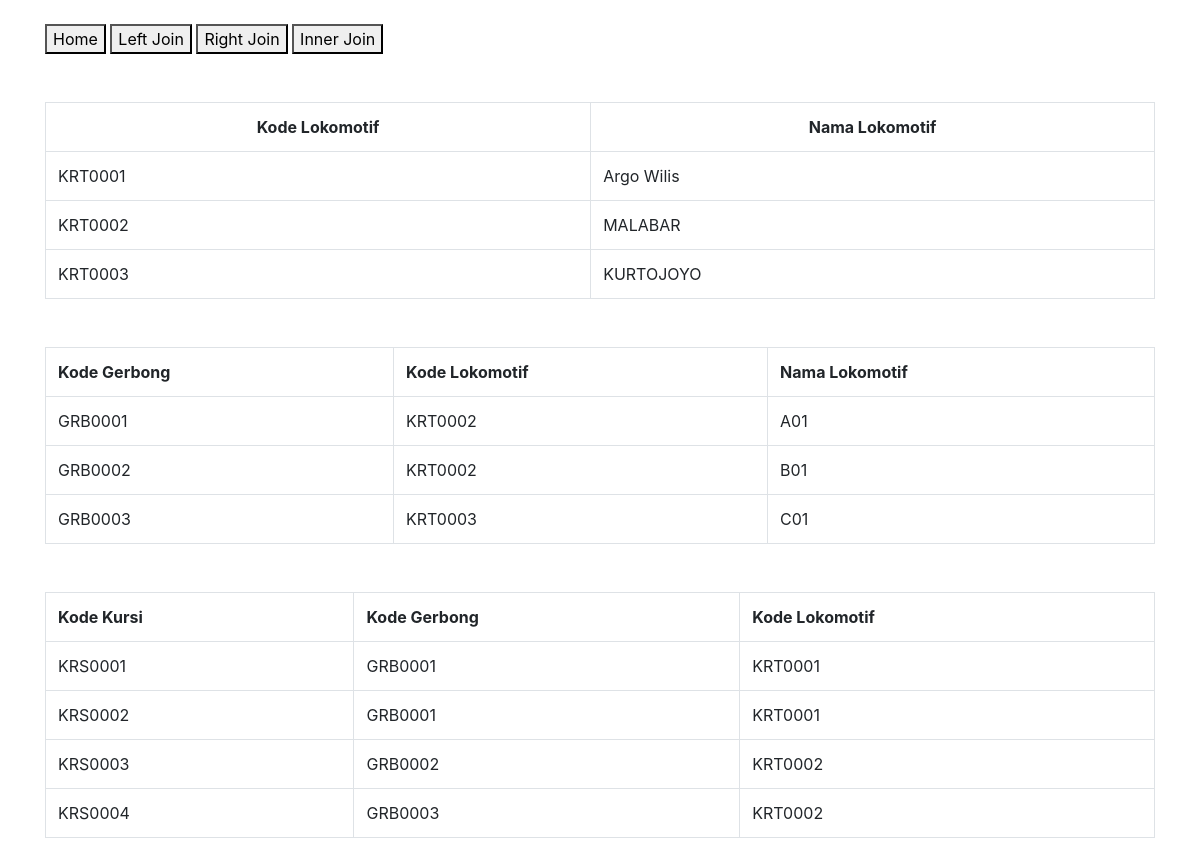
The page / on the database its author committed.
### tables this page shows
CREATE TABLE `lokomotif`  (
  `kd_kereta` varchar(255) NOT NULL,
  `nama` varchar(255) NULL DEFAULT NULL,
  PRIMARY KEY (`kd_kereta`) USING BTREE
);

CREATE TABLE `gerbong`  (
  `kd_gerbong` varchar(255) NOT NULL,
  `kd_kereta` varchar(255) NULL DEFAULT NULL,
  `nama` varchar(255) NULL DEFAULT NULL,
  PRIMARY KEY (`kd_gerbong`) USING BTREE,
  INDEX `fk_kd_kereta_gerbong`(`kd_kereta`) USING BTREE,
  CONSTRAINT `fk_kd_kereta_gerbong` FOREIGN KEY (`kd_kereta`) REFERENCES `lokomotif` (`kd_kereta`) ON DELETE RESTRICT ON UPDATE RESTRICT
);

CREATE TABLE `kursi`  (
  `kd_kursi` varchar(255) NOT NULL,
  `kd_gerbong` varchar(255) NULL DEFAULT NULL,
  `kd_kereta` varchar(255) NULL DEFAULT NULL,
  PRIMARY KEY (`kd_kursi`) USING BTREE,
  INDEX `fk_kd_gerbong_kursi`(`kd_gerbong`) USING BTREE,
  INDEX `fk_kd_kereta_kursi`(`kd_kereta`) USING BTREE,
  CONSTRAINT `fk_kd_gerbong_kursi` FOREIGN KEY (`kd_gerbong`) REFERENCES `gerbong` (`kd_gerbong`) ON DELETE RESTRICT ON UPDATE RESTRICT,
  CONSTRAINT `fk_kd_kereta_kursi` FOREIGN KEY (`kd_kereta`) REFERENCES `lokomotif` (`kd_kereta`) ON DELETE RESTRICT ON UPDATE RESTRICT
);

### application/controllers/C_Kereta.php (called while the page is built, shortened)
<?php
class C_Kereta extends CI_Controller {
	public function index()
	{
		$this->load->model('M_Kereta');
		$data['kereta'] = $this->M_Kereta->getAll('lokomotif')->result();
		$data['gerbong'] = $this->M_Kereta->getAll('gerbong')->result();
		$data['kursi'] = $this->M_Kereta->getAll('kursi')->result();
		$this->load->view('index',$data);
	}
}

### index.php (called while the page is built, shortened)
<?php
require_once BASEPATH.'core/CodeIgniter.php';

### application/models/M_Kereta.php (called while the page is built, shortened)
<?php
class M_Kereta extends CI_Model{
	function getAll($table){
		return $this->db->get($table);
	}
}

### application/views/index.php (the view, shortened to what this page needs)
<!DOCTYPE html>
<html>
<head>
	<link rel="stylesheet" href="<?php echo base_url('css\bootstrap.min.css')?>">
    <link rel="stylesheet" href="<?php echo base_url('css\style.css')?>">
</head>
<body>
	<div class="container mt-4">
		<a href="<?php echo site_url('C_Kereta/index') ?>"><button>Home</button></a>
		<a href="<?php echo site_url('C_Kereta/leftjoin') ?>"><button>Left Join</button></a>
		<a href="<?php echo site_url('C_Kereta/rightjoin') ?>"><button>Right Join</button></a>
		<a href="<?php echo site_url('C_Kereta/innerjoin') ?>"><button>Inner Join</button></a>
	</div>
	<div class="container mt-5">
		<table class="table table-bordered ">
			<tr class="text-center">
				<th>Kode Lokomotif</th>
				<th>Nama Lokomotif</th>
			</tr>
			<?php
				foreach ($kereta as $key) {
			?>
				<tr>
					<td><?php echo $key->kd_kereta ?></td>
					<td><?php echo $key->nama ?></td>
				</tr>
			<?php
				}
			?>
		</table>
	</div>
	<div class="container mt-5">
		<table class="table table-bordered">
			<tr>
				<th>Kode Gerbong</th>
				<th>Kode Lokomotif</th>
				<th>Nama Lokomotif</th>
			</tr>
			<?php
				foreach ($gerbong as $key) {
			?>
				<tr>
					<td><?php echo $key->kd_gerbong ?></td>
					<td><?php echo $key->kd_kereta ?></td>
					<td><?php echo $key->nama ?></td>
				</tr>
			<?php
				}
			?>
		</table>
	</div>
	<div class="container mt-5">
		<table class="table table-bordered">
			<tr>
				<th>Kode Kursi</th>
				<th>Kode Gerbong</th>
				<th>Kode Lokomotif</th>
			</tr>
			<?php
				foreach ($kursi as $key) {
			?>
				<tr>
					<td><?php echo $key->kd_kursi ?></td>
					<td><?php echo $key->kd_gerbong ?></td>
					<td><?php echo $key->kd_kereta ?></td>
				</tr>
			<?php
				}
			?>
		</table>
	</div>
</body>
</html>

### rows shown on the page
lokomotif: kd_kereta "KRT0001", nama "Argo Wilis"
lokomotif: kd_kereta "KRT0002", nama "MALABAR"
lokomotif: kd_kereta "KRT0003", nama "KURTOJOYO"
gerbong: kd_gerbong "GRB0001", kd_kereta "KRT0002", nama "A01"
gerbong: kd_gerbong "GRB0002", kd_kereta "KRT0002", nama "B01"
gerbong: kd_gerbong "GRB0003", kd_kereta "KRT0003", nama "C01"
kursi: kd_kursi "KRS0001", kd_gerbong "GRB0001", kd_kereta "KRT0001"
kursi: kd_kursi "KRS0002", kd_gerbong "GRB0001", kd_kereta "KRT0001"
kursi: kd_kursi "KRS0003", kd_gerbong "GRB0002", kd_kereta "KRT0002"
kursi: kd_kursi "KRS0004", kd_gerbong "GRB0003", kd_kereta "KRT0002"
